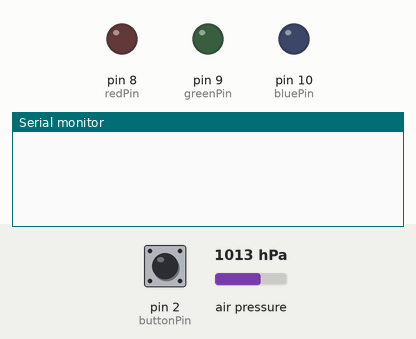
This sketch was run on a simulated Arduino Uno, built with avr-gcc and run on an emulated ATmega328P. Parts: output pins drawn as LEDs (lit = HIGH), the last lines printed to the serial monitor. Inputs (shaded band) come from the test bench; at power-on: pin 2 (buttonPin) LOW, air pressure 1013 hPa.

Above: at 1.2 s.
1.3 s: pin 2 (buttonPin) pulled HIGH for 0.15 s
At 2.2 s:
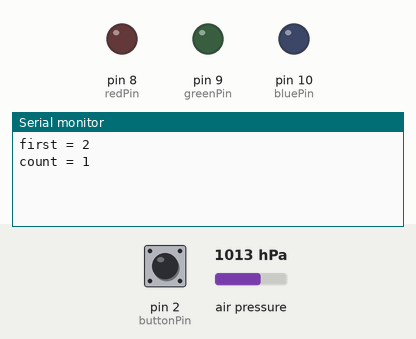
3.3 s: pin 2 (buttonPin) pulled HIGH for 1 s
At 3.7 s:
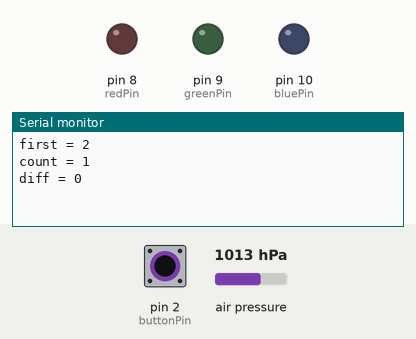
5.8 s: pin 2 (buttonPin) driven HIGH
At 6.2 s:
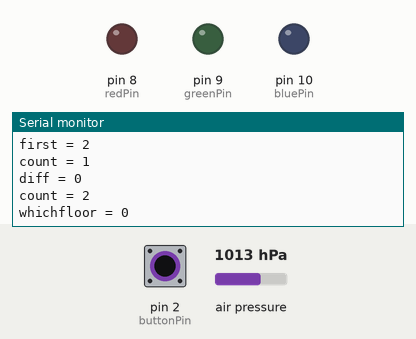

Measured:
- after the input at 1.3 s, the serial monitor: prints a new line at once (image 1)
- after the input at 3.3 s, the serial monitor: prints a new line at once (image 2)
- after the input at 5.8 s, the serial monitor: prints a new line at once (image 3)

The sketch:

floor.ino
```cpp
#include <Adafruit_BMP085.h>

const int redPin = 8;
const int greenPin = 9;
const int bluePin = 10;
const int  buttonPin = 2;
int buttonState = 0;
int lastButtonState = 0;
int count=0;
int firstfloor=0;
int floordiff=0;
int whichfloor=0;


Adafruit_BMP085 bmp;

void setup() {
  Serial.begin(9600);

  pinMode(redPin, OUTPUT);
  pinMode(greenPin, OUTPUT);
  pinMode(bluePin, OUTPUT);
  pinMode(buttonPin, INPUT);

  if (!bmp.begin()) {
  Serial.println("Could not find a valid BMP085 sensor, check wiring!");
  while (1) {}
  }
}


void loop() {
    buttonState = digitalRead(buttonPin);
             // Serial.println(bmp.readAltitude());
    if (buttonState != lastButtonState){

      if (buttonState == HIGH){
        count++;
        if(count == 1){
          firstfloor = bmp.readAltitude();
          Serial.print("first = ");
          Serial.println(firstfloor);
        }else if(count == 2){
          floordiff = bmp.readAltitude() - firstfloor;
          Serial.print("diff = ");
          Serial.println(floordiff);
        }else{
          whichfloor = (bmp.readAltitude() - firstfloor)/floordiff + 1;
               Serial.print("whichfloor = ");
     Serial.println(whichfloor);
        }
        delay(500);
        Serial.print("count = ");
        Serial.println(count);

      }
    }
    lastButtonState = buttonState;


    if(whichfloor == 1){
      analogWrite(redPin, 255);
      analogWrite(greenPin, 0);
      analogWrite(bluePin, 0);
    }else if(whichfloor == 2){
      analogWrite(redPin, 0);
      analogWrite(greenPin, 255);
      analogWrite(bluePin, 0);
    }else if(whichfloor == 3){
      analogWrite(redPin, 0);
      analogWrite(greenPin, 0);
      analogWrite(bluePin, 255);
    }
}
```
